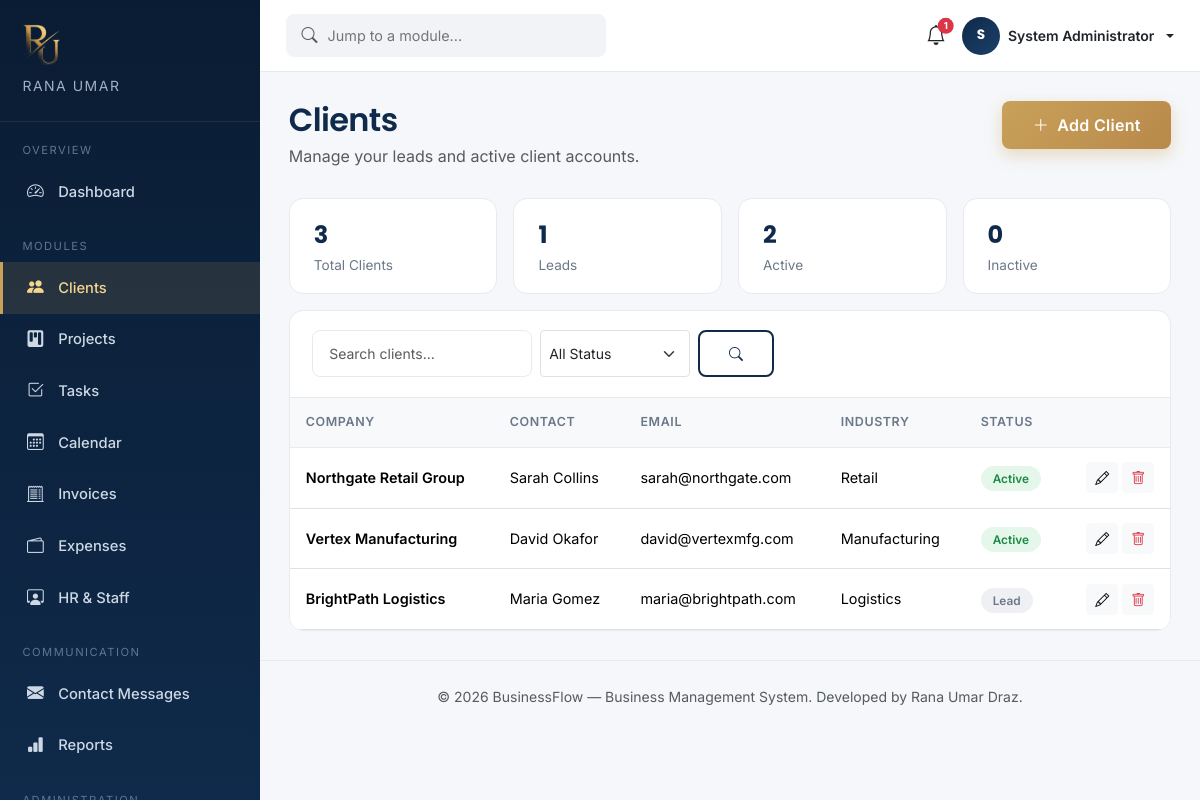
The app's page /dashboard/clients.php (signed in) with its own data.
### tables this page shows
CREATE TABLE IF NOT EXISTS clients (
    id INT AUTO_INCREMENT PRIMARY KEY,
    company_name VARCHAR(150) NOT NULL,
    contact_person VARCHAR(120) NOT NULL,
    email VARCHAR(150) NOT NULL,
    phone VARCHAR(30) DEFAULT NULL,
    address VARCHAR(255) DEFAULT NULL,
    city VARCHAR(80) DEFAULT NULL,
    country VARCHAR(80) DEFAULT NULL,
    industry VARCHAR(80) DEFAULT NULL,
    status ENUM('lead','active','inactive') NOT NULL DEFAULT 'lead',
    notes TEXT DEFAULT NULL,
    created_by INT DEFAULT NULL,
    created_at DATETIME NOT NULL DEFAULT CURRENT_TIMESTAMP,
    updated_at DATETIME NOT NULL DEFAULT CURRENT_TIMESTAMP ON UPDATE CURRENT_TIMESTAMP,
    FOREIGN KEY (created_by) REFERENCES users(id) ON DELETE SET NULL
);

### config/config.php (called while the page is built, shortened)
<?php
spl_autoload_register(function ($class) {
    $path = __DIR__ . '/../classes/' . $class . '.php';
});

### classes/Database.php (called while the page is built, shortened)
<?php
class Database
{
    private static ?Database $instance = null;
    private PDO $connection;
    private function __construct()
    {
        $dsn = 'mysql:host=' . DB_HOST . ';port=' . DB_PORT . ';dbname=' . DB_NAME . ';charset=' . DB_CHARSET;
        $options = [
            PDO::ATTR_ERRMODE            => PDO::ERRMODE_EXCEPTION,
            PDO::ATTR_DEFAULT_FETCH_MODE => PDO::FETCH_ASSOC,
            PDO::ATTR_EMULATE_PREPARES   => false,
        ];
        try {
            $this->connection = new PDO($dsn, DB_USER, DB_PASS, $options);
        } catch (PDOException $e) {
            if (ini_get('display_errors')) {
                die(
                    '<div style="font-family:sans-serif;max-width:640px;margin:60px auto;'
                    . 'padding:24px;border:1px solid #f1b0b7;background:#fff5f5;border-radius:8px;">'
                    . '<h2 style="color:#c0392b;margin-top:0;">Database connection failed</h2>'
                    . '<p><strong>PDO error:</strong> ' . htmlspecialchars($e->getMessage()) . '</p>'
                    . '<p>Check <code>config/config.php</code> — most commonly this means '
                    . '<code>DB_HOST</code>, <code>DB_PORT</code>, <code>DB_NAME</code>, <code>DB_USER</code> '
                    . 'or <code>DB_PASS</code> don\'t match your local MySQL/MariaDB setup, or the '
                    . 'database service isn\'t running.</p>'
                    . '</div>'
                );
            }
            die('Database connection failed. Please verify your database is running '
                . 'and the credentials in config/config.php are correct.');
        }
    }
    public static function getInstance(): Database
    {
        if (self::$instance === null) {
            self::$instance = new self();
        }
        return self::$instance;
    }
    public function select(string $sql, array $params = []): array
    {
        $stmt = $this->connection->prepare($sql);
        $stmt->execute($params);
        return $stmt->fetchAll();
    }
    public function selectOne(string $sql, array $params = []): ?array
    {
        $stmt = $this->connection->prepare($sql);
        $stmt->execute($params);
        $row = $stmt->fetch();
        return $row === false ? null : $row;
    }
}

### classes/Client.php (called while the page is built, shortened)
<?php
class Client
{
    private Database $db;
    public function __construct()
    {
        $this->db = Database::getInstance();
    }
    public function all(string $search = '', string $status = ''): array
    {
        $sql = 'SELECT * FROM clients WHERE 1=1';
        $params = [];
        $sql .= ' ORDER BY created_at DESC';
        return $this->db->select($sql, $params);
    }
    public function count(): int
    {
        $row = $this->db->selectOne('SELECT COUNT(*) AS c FROM clients');
        return (int) ($row['c'] ?? 0);
    }
    public function countByStatus(string $status): int
    {
        $row = $this->db->selectOne('SELECT COUNT(*) AS c FROM clients WHERE status = ?', [$status]);
        return (int) ($row['c'] ?? 0);
    }
}

### classes/Validator.php (called while the page is built, shortened)
<?php
class Validator
{
    public static function clean(?string $value): string
    {
        return htmlspecialchars(trim($value ?? ''), ENT_QUOTES, 'UTF-8');
    }
}

### dashboard/clients.php (the view, shortened to what this page needs)
<?php
require_once __DIR__ . '/../config/config.php';
$clientModel = new Client();
$canDelete = in_array($_SESSION['role'], ['admin', 'manager'], true);
$search = Validator::clean($_GET['q'] ?? '');
$statusFilter = Validator::clean($_GET['status'] ?? '');
$clients = $clientModel->all($search, $statusFilter);
require_once __DIR__ . '/../includes/dash_header.php';
?>
<div class="page-header">
  <div>
    <h2>Clients</h2>
    <p class="text-muted mb-0">Manage your leads and active client accounts.</p>
  </div>
  <button class="btn btn-gold" data-bs-toggle="modal" data-bs-target="#clientModal" onclick="resetClientForm()">
    <i class="bi bi-plus-lg me-1"></i> Add Client
  </button>
</div>
<div class="row g-3 mb-3">
  <div class="col-md-3"><div class="stat-card py-3"><div class="stat-value fs-4"><?= $clientModel->count() ?></div><div class="stat-label">Total Clients</div></div></div>
  <div class="col-md-3"><div class="stat-card py-3"><div class="stat-value fs-4"><?= $clientModel->countByStatus('lead') ?></div><div class="stat-label">Leads</div></div></div>
  <div class="col-md-3"><div class="stat-card py-3"><div class="stat-value fs-4"><?= $clientModel->countByStatus('active') ?></div><div class="stat-label">Active</div></div></div>
  <div class="col-md-3"><div class="stat-card py-3"><div class="stat-value fs-4"><?= $clientModel->countByStatus('inactive') ?></div><div class="stat-label">Inactive</div></div></div>
</div>
<div class="data-card">
  <div class="data-card-head">
    <form class="d-flex gap-2 flex-wrap" method="GET">
      <input type="text" name="q" class="form-control form-control-bms form-control-sm" style="width:220px;" placeholder="Search clients..." value="<?= htmlspecialchars($search) ?>">
      <select name="status" class="form-select form-select-sm" style="width:150px;" onchange="this.form.submit()">
        <option value="">All Status</option>
      </select>
      <button class="btn btn-sm btn-outline-navy"><i class="bi bi-search"></i></button>
    </form>
  </div>
  <div class="table-responsive">
    <table class="table table-bms">
      <thead><tr><th>Company</th><th>Contact</th><th>Email</th><th>Industry</th><th>Status</th><th></th></tr></thead>
      <tbody>
      <?php foreach ($clients as $c): ?>
        <tr>
          <td class="fw-semibold"><?= htmlspecialchars($c['company_name']) ?></td>
          <td><?= htmlspecialchars($c['contact_person']) ?></td>
          <td><?= htmlspecialchars($c['email']) ?></td>
          <td><?= htmlspecialchars($c['industry'] ?: '—') ?></td>
          <td><?php $p = $c; include __DIR__ . '/../includes/badge_status.php'; ?></td>
          <td class="text-end">
            <button class="btn btn-sm btn-light" title="Edit"
              onclick='openEditClient(<?= json_encode($c, JSON_HEX_APOS | JSON_HEX_QUOT) ?>)'>
              <i class="bi bi-pencil"></i>
            </button>
            <?php if ($canDelete): ?>
            <form method="POST" class="d-inline confirm-delete" data-label="this client">
              <button class="btn btn-sm btn-light text-danger" title="Delete"><i class="bi bi-trash"></i></button>
            </form>
            <?php endif; ?>
          </td>
        </tr>
      <?php endforeach; ?>
      </tbody>
    </table>
  </div>
</div>
<?php require_once __DIR__ . '/../includes/dash_footer.php'; ?>

### includes/badge_status.php
<?php
$status = $p['status'] ?? 'unknown';
$map = [
    'lead'        => ['gray', 'Lead'],
    'active'      => ['green', 'Active'],
    'inactive'    => ['gray', 'Inactive'],
    'planned'     => ['blue', 'Planned'],
    'in_progress' => ['gold', 'In Progress'],
    'on_hold'     => ['red', 'On Hold'],
    'completed'   => ['green', 'Completed'],
    'cancelled'   => ['red', 'Cancelled'],
    'draft'       => ['gray', 'Draft'],
    'sent'        => ['blue', 'Sent'],
    'paid'        => ['green', 'Paid'],
    'overdue'     => ['red', 'Overdue'],
    'on_leave'    => ['gold', 'On Leave'],
    'terminated'  => ['red', 'Terminated'],
    'todo'        => ['gray', 'To Do'],
    'review'      => ['blue', 'In Review'],
    'done'        => ['green', 'Done'],
    'pending'     => ['gold', 'Pending'],
    'approved'    => ['green', 'Approved'],
    'rejected'    => ['red', 'Rejected'],
    'suspended'   => ['red', 'Suspended'],
];
[$color, $label] = $map[$status] ?? ['gray', ucfirst($status)];
?>
<span class="badge-soft badge-soft-<?= $color ?>"><?= $label ?></span>

### assets/css/style.css (style rules this page uses)
:root { --navy: #0f2a4a; --navy-dark: #0a1c33; --navy-light: #1c3f68; --gold: #c9a15a; --gold-light: #f4d58d; --gray-50: #f8f9fb; --gray-100: #f1f3f6; --gray-200: #e7eaef; --gray-500: #6c7889; --gray-700: #3b4452; --text-dark: #1a2433; --radius: 14px; --shadow-sm: 0 2px 10px rgba(15, 42, 74, 0.06); --shadow-md: 0 10px 30px rgba(15, 42, 74, 0.10); --shadow-lg: 0 20px 45px rgba(15, 42, 74, 0.16); --transition: all 0.3s cubic-bezier(0.4, 0, 0.2, 1); }
* { box-sizing: border-box; }
body { font-family: 'Inter', -apple-system, BlinkMacSystemFont, 'Segoe UI', sans-serif; color: var(--text-dark); background: #ffffff; line-height: 1.65; -webkit-font-smoothing: antialiased; }
h1, h2, h3, h4, h5, .font-heading { font-family: 'Poppins', 'Inter', sans-serif; font-weight: 600; color: var(--navy); letter-spacing: -0.02em; }
.btn-gold { background: linear-gradient(135deg, var(--gold) 0%, #b8894a 100%); color: #ffffff; border: none; padding: 0.75rem 1.9rem; border-radius: 8px; font-weight: 600; letter-spacing: 0.3px; transition: var(--transition); box-shadow: 0 6px 16px rgba(201, 161, 90, 0.35); }
.btn-outline-navy { border: 2px solid var(--navy); color: var(--navy); padding: 0.7rem 1.8rem; border-radius: 8px; font-weight: 600; transition: var(--transition); background: transparent; }
.form-control-bms { border: 1.5px solid var(--gray-200); border-radius: 8px; padding: 0.7rem 1rem; transition: var(--transition); }

### assets/css/dashboard.css (style rules this page uses)
:root { --sidebar-w: 260px; }
body.dash-body { background: #f5f7fa; font-family: 'Inter', sans-serif; color: var(--text-dark, #1a2433); }
.page-header { display: flex; justify-content: space-between; align-items: flex-start; flex-wrap: wrap; gap: 1rem; margin-bottom: 1.8rem; }
.page-header h2 { color: #0f2a4a; font-family:'Poppins',sans-serif; font-weight:600; margin-bottom:0.2rem; }
.stat-card { background: #fff; border-radius: 14px; padding: 1.5rem; border: 1px solid #e7eaef; transition: all 0.3s ease; height: 100%; }
.stat-card .stat-value { font-size: 1.7rem; font-weight: 700; font-family: 'Poppins', sans-serif; color: #0f2a4a; }
.stat-card .stat-label { color: #6c7889; font-size: 0.85rem; }
.data-card { background: #fff; border-radius: 14px; border: 1px solid #e7eaef; overflow: hidden; }
.data-card .data-card-head { padding: 1.2rem 1.4rem; border-bottom: 1px solid #e7eaef; display: flex; justify-content: space-between; align-items: center; flex-wrap: wrap; gap: 0.8rem; }
.table-bms { margin-bottom: 0; }
.table-bms thead th { background: #f8f9fb; color: #6c7889; font-size: 0.78rem; text-transform: uppercase; letter-spacing: 0.6px; font-weight: 600; border-bottom: 1px solid #e7eaef; padding: 0.9rem 1rem; white-space: nowrap; }
.table-bms tbody td { padding: 0.9rem 1rem; vertical-align: middle; font-size: 0.9rem; }
.table-bms tbody tr { transition: background 0.15s ease; }
.badge-soft { padding: 0.35rem 0.75rem; border-radius: 20px; font-size: 0.74rem; font-weight: 600; }
.badge-soft-green { background: #e5f7ea; color: #1a8a44; }
.badge-soft-gray { background: #eef0f3; color: #6c7889; }

### records on screen
clients: company_name "Northgate Retail Group", contact_person "Sarah Collins", email "sarah@northgate.com", industry "Retail", label "Active"
clients: company_name "Vertex Manufacturing", contact_person "David Okafor", email "david@vertexmfg.com", industry "Manufacturing", label "Active"
clients: company_name "BrightPath Logistics", contact_person "Maria Gomez", email "maria@brightpath.com", industry "Logistics", label "Lead"

### other values on screen
$unreadNotifications "1"
substr($_SESSION['full_name'] ?? 'U', 0, 1) "S"
$_SESSION['full_name'] "System Administrator"
$clientModel->count() "3"
$clientModel->countByStatus('lead') "1"
$clientModel->countByStatus('active') "2"
$clientModel->countByStatus('inactive') "0"
DEV_NAME "Rana Umar Draz"
